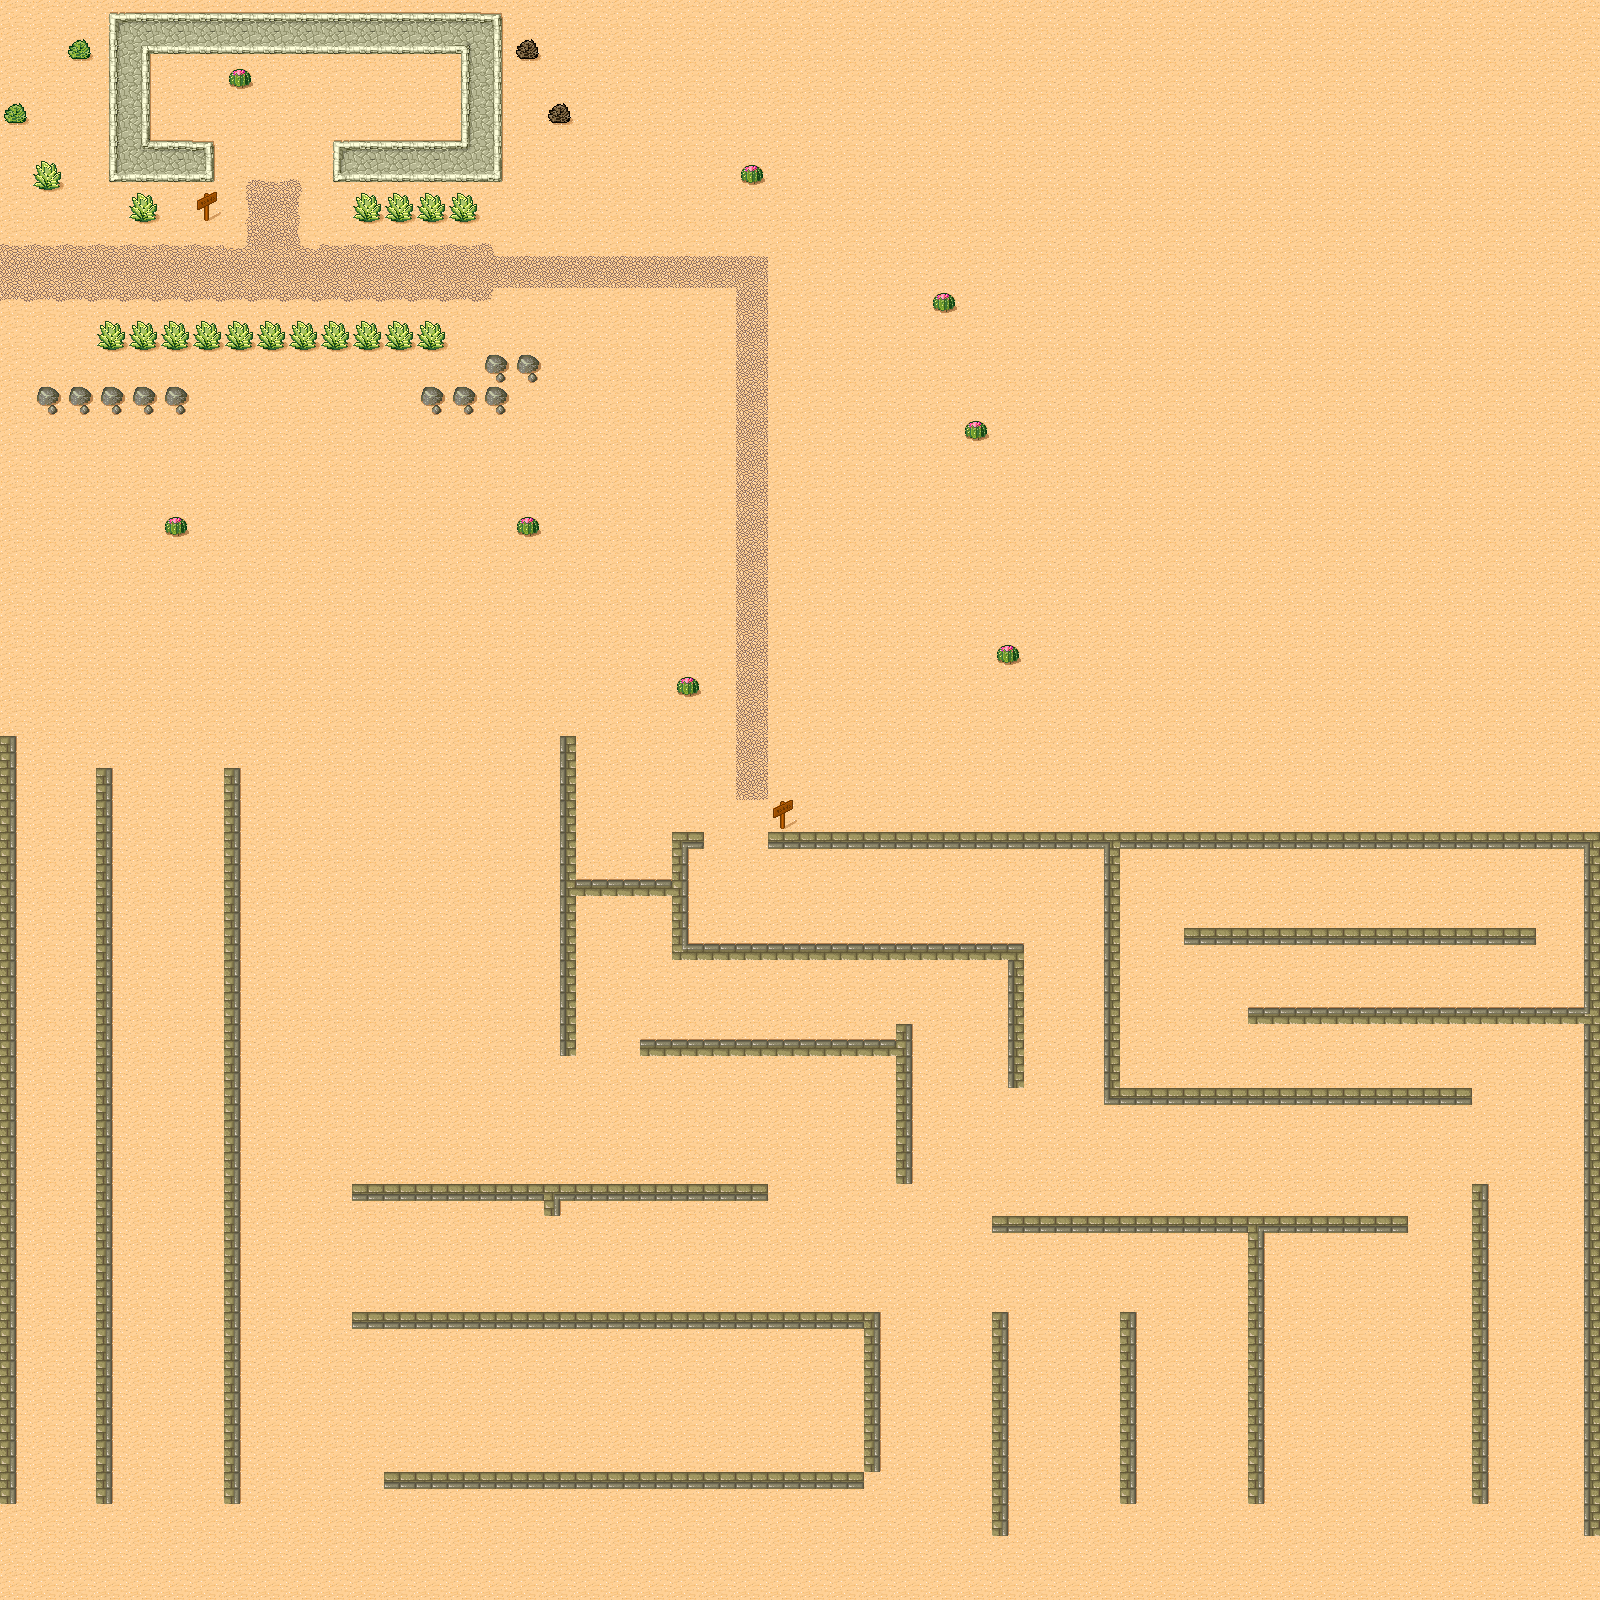

The image is a tile-based game level rendered from a .tmx file. Its description and source (layers, tilesets, objects; grid data summarised) follow:
An orthogonal 50x50 tile map with 32x32 px tiles, 2 tile layers (Background, Foreground), 1 hidden layer not drawn, 2 tilesets and 7 objects (SpawnPoint, EnemySpawn1, EnemySpawn2, EnemySpawn3, EnemySpawn4, ...).

<map version="1.0" orientation="orthogonal" width="50" height="50" tilewidth="32" tileheight="32">
 <tileset firstgid="1" name="tmw_desert_spacing" tilewidth="32" tileheight="32" spacing="1" margin="1">
  <image source="tmw_desert_spacing.png" width="265" height="199" />
  <tile id="0">
   <properties>
    <property name="Walkable" value="False" />
   </properties>
  </tile>
  <tile id="1">
   <properties>
    <property name="Walkable" value="False" />
   </properties>
  </tile>
  <tile id="2">
   <properties>
    <property name="Walkable" value="False" />
   </properties>
  </tile>
  <tile id="8">
   <properties>
    <property name="Walkable" value="False" />
   </properties>
  </tile>
  <tile id="9">
   <properties>
    <property name="Walkable" value="False" />
   </properties>
  </tile>
  <tile id="10">
   <properties>
    <property name="Walkable" value="False" />
   </properties>
  </tile>
  <tile id="16">
   <properties>
    <property name="Walkable" value="False" />
   </properties>
  </tile>
  <tile id="17">
   <properties>
    <property name="Walkable" value="False" />
   </properties>
  </tile>
  <tile id="18">
   <properties>
    <property name="Walkable" value="False" />
   </properties>
  </tile>
  <tile id="19">
   <properties>
    <property name="Walkable" value="False" />
   </properties>
  </tile>
  <tile id="20">
   <properties>
    <property name="walkable" value="False" />
   </properties>
  </tile>
  <tile id="24">
   <properties>
    <property name="Walkable" value="False" />
   </properties>
  </tile>
  <tile id="25">
   <properties>
    <property name="Walkable" value="False" />
   </properties>
  </tile>
  <tile id="26">
   <properties>
    <property name="Walkable" value="False" />
   </properties>
  </tile>
  <tile id="27">
   <properties>
    <property name="Walkable" value="False" />
   </properties>
  </tile>
  <tile id="28">
   <properties>
    <property name="Walkable" value="False" />
   </properties>
  </tile>
  <tile id="32">
   <properties>
    <property name="Walkable" value="False" />
   </properties>
  </tile>
  <tile id="33">
   <properties>
    <property name="Walkable" value="False" />
   </properties>
  </tile>
  <tile id="34">
   <properties>
    <property name="Walkable" value="False" />
   </properties>
  </tile>
  <tile id="35">
   <properties>
    <property name="Walkable" value="False" />
   </properties>
  </tile>
  <tile id="36">
   <properties>
    <property name="Walkable" value="False" />
   </properties>
  </tile>
  <tile id="40">
   <properties>
    <property name="Walkable" value="False" />
   </properties>
  </tile>
  <tile id="41">
   <properties>
    <property name="Walkable" value="False" />
   </properties>
  </tile>
  <tile id="42">
   <properties>
    <property name="Walkable" value="False" />
   </properties>
  </tile>
  <tile id="43">
   <properties>
    <property name="Walkable" value="False" />
   </properties>
  </tile>
  <tile id="44">
   <properties>
    <property name="Walkable" value="False" />
   </properties>
  </tile>
  <tile id="45">
   <properties>
    <property name="Walkable" value="False" />
   </properties>
  </tile>
 </tileset>
 <tileset firstgid="49" name="meta_tiles" tilewidth="32" tileheight="32" spacing="1" margin="1">
  <image source="meta_tiles.png" width="67" height="34" />
  <tile id="0">
   <properties>
    <property name="Collidable" value="True" />
    <property name="Walkable" value="False" />
   </properties>
  </tile>
  <tile id="1">
   <properties>
    <property name="Collectable" value="True" />
   </properties>
  </tile>
 </tileset>
 <layer name="Background" width="50" height="50">
  <data>[2500 cells, 2500 non-empty, 37 distinct tile ids]</data>
 </layer>
 <objectgroup name="Objects" width="50" height="50">
  <object name="SpawnPoint" x="80" y="272" />
  <object name="EnemySpawn1" x="816" y="272">
   <properties>
    <property name="Enemy" value="1" />
   </properties>
  </object>
  <object name="EnemySpawn2" x="816" y="1392">
   <properties>
    <property name="Enemy" value="1" />
   </properties>
  </object>
  <object name="EnemySpawn3" x="1520" y="1136">
   <properties>
    <property name="Enemy" value="1" />
   </properties>
  </object>
  <object name="EnemySpawn4" x="624" y="1008">
   <properties>
    <property name="Enemy" value="1" />
   </properties>
  </object>
  <object name="EnemySpawn5" x="368" y="912">
   <properties>
    <property name="Enemy" value="1" />
   </properties>
  </object>
  <object name="EnemySpawn6" x="464" y="1104">
   <properties>
    <property name="Enemy" value="1" />
   </properties>
  </object>
 </objectgroup>
 <layer name="Foreground" width="50" height="50">
  <data>[2500 cells, 8 non-empty, 1 distinct tile ids]</data>
 </layer>
 <layer name="Meta" width="50" height="50" visible="0">
  <data>[2500 cells, 428 non-empty, 2 distinct tile ids]</data>
 </layer>
</map>
